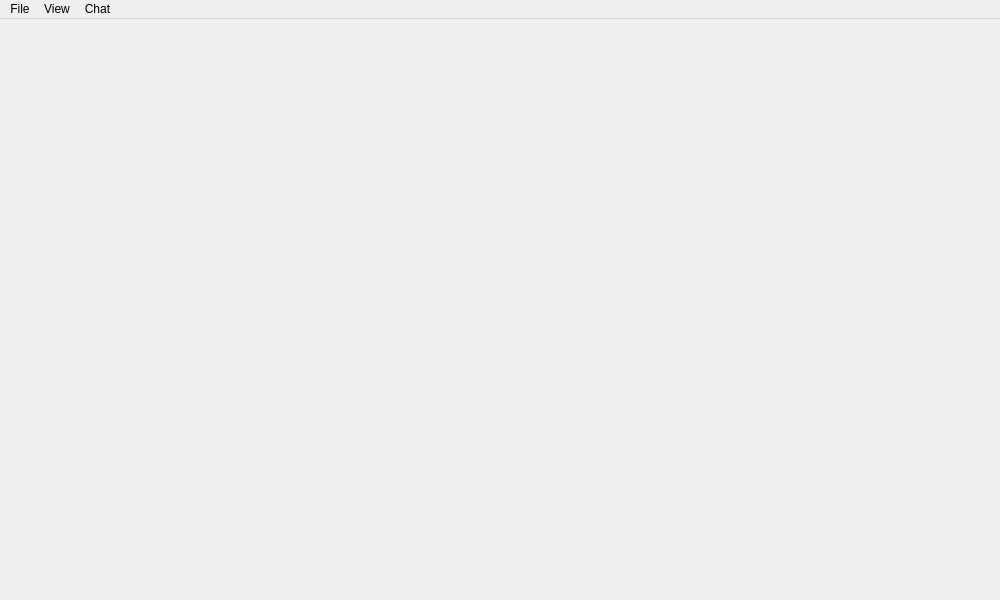
<?xml version="1.0" encoding="UTF-8"?>
<ui version="4.0">
 <class>MainWindow</class>
 <widget class="QMainWindow" name="MainWindow">
  <property name="geometry">
   <rect>
    <x>0</x>
    <y>0</y>
    <width>1000</width>
    <height>600</height>
   </rect>
  </property>
  <property name="minimumSize">
   <size>
    <width>200</width>
    <height>200</height>
   </size>
  </property>
  <property name="windowTitle">
   <string>ZapZap</string>
  </property>
  <widget class="QWidget" name="centralwidget"/>
  <widget class="QMenuBar" name="menubar">
   <property name="geometry">
    <rect>
     <x>0</x>
     <y>0</y>
     <width>1000</width>
     <height>23</height>
    </rect>
   </property>
   <property name="maximumSize">
    <size>
     <width>16777215</width>
     <height>16777215</height>
    </size>
   </property>
   <property name="layoutDirection">
    <enum>Qt::LeftToRight</enum>
   </property>
   <property name="defaultUp">
    <bool>false</bool>
   </property>
   <widget class="QMenu" name="menuFile">
    <property name="title">
     <string>File</string>
    </property>
    <addaction name="actionSettings"/>
    <addaction name="actionHide"/>
    <addaction name="actionQuit"/>
   </widget>
   <widget class="QMenu" name="menuView">
    <property name="title">
     <string>View</string>
    </property>
    <addaction name="actionReload_Service"/>
    <addaction name="actionDefault_size_page"/>
    <addaction name="actionZoomIn"/>
    <addaction name="actionZoomOut"/>
    <addaction name="actionToggle_Full_Screen"/>
   </widget>
   <widget class="QMenu" name="menuChat">
    <property name="title">
     <string>Chat</string>
    </property>
    <addaction name="actionOpen_new_chat"/>
   </widget>
   <addaction name="menuFile"/>
   <addaction name="menuView"/>
   <addaction name="menuChat"/>
  </widget>
  <action name="actionSettings">
   <property name="text">
    <string>Settings</string>
   </property>
   <property name="shortcut">
    <string notr="true">Ctrl+P</string>
   </property>
  </action>
  <action name="actionQuit">
   <property name="text">
    <string>Quit</string>
   </property>
   <property name="shortcut">
    <string notr="true">Ctrl+Q</string>
   </property>
  </action>
  <action name="actionReload_Service">
   <property name="text">
    <string>Reload</string>
   </property>
   <property name="shortcut">
    <string notr="true">F5</string>
   </property>
  </action>
  <action name="actionDefault_size_page">
   <property name="text">
    <string>Default size page</string>
   </property>
   <property name="shortcut">
    <string notr="true">Ctrl+0</string>
   </property>
  </action>
  <action name="actionToggle_Full_Screen">
   <property name="text">
    <string>Full Screen</string>
   </property>
   <property name="shortcut">
    <string notr="true">F11</string>
   </property>
  </action>
  <action name="actionZoomIn">
   <property name="text">
    <string>Zoom in</string>
   </property>
   <property name="shortcut">
    <string notr="true">Ctrl++</string>
   </property>
  </action>
  <action name="actionZoomOut">
   <property name="text">
    <string>Zoom out</string>
   </property>
   <property name="shortcut">
    <string notr="true">Ctrl+-</string>
   </property>
  </action>
  <action name="actionOpen_new_chat">
   <property name="text">
    <string>Open new chat</string>
   </property>
   <property name="shortcut">
    <string notr="true">Ctrl+N</string>
   </property>
  </action>
  <action name="actionHide">
   <property name="text">
    <string>Hide</string>
   </property>
   <property name="shortcut">
    <string>Ctrl+W</string>
   </property>
  </action>
 </widget>
 <resources/>
 <connections/>
</ui>
